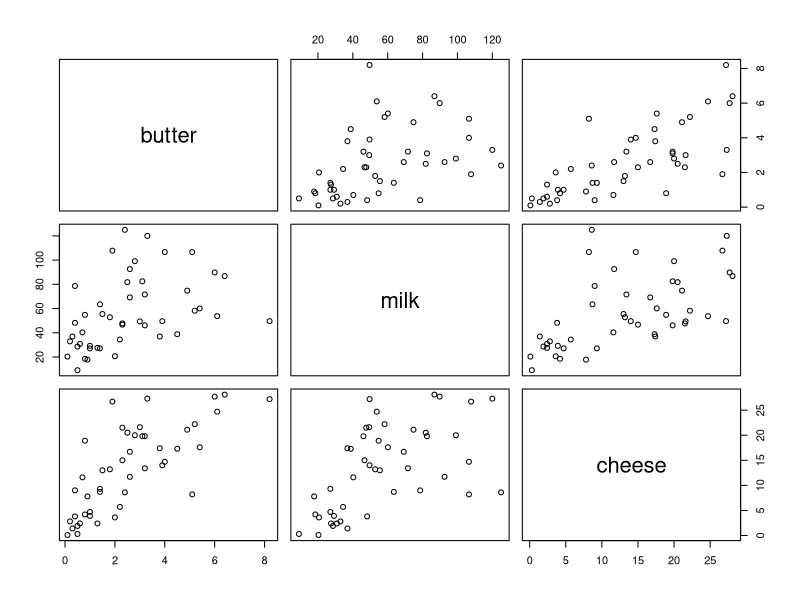
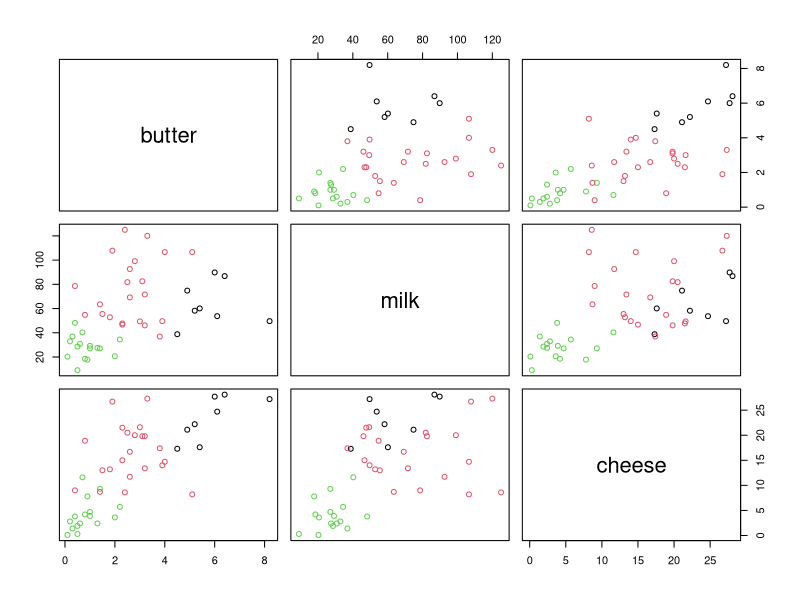
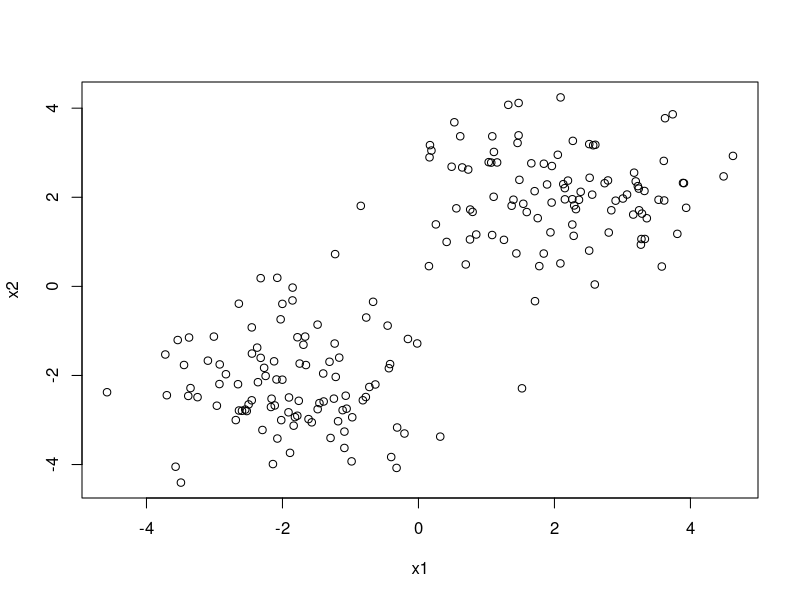
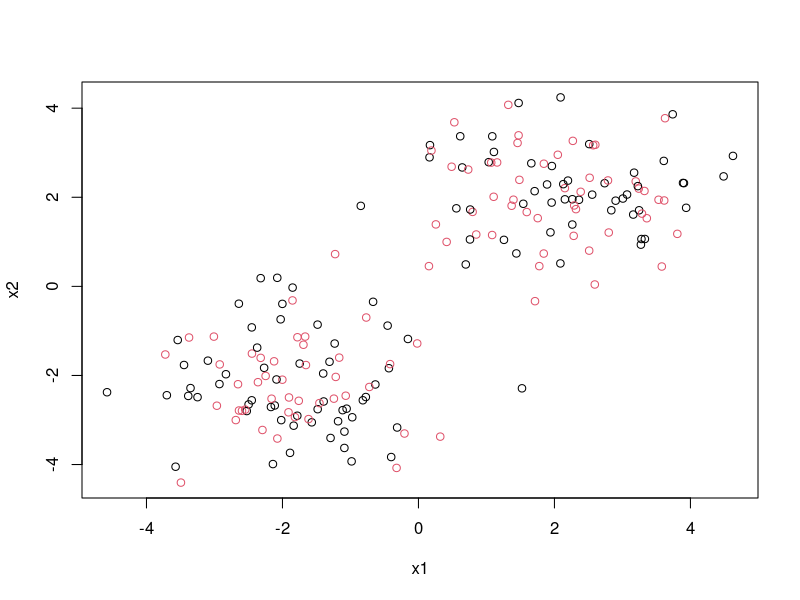
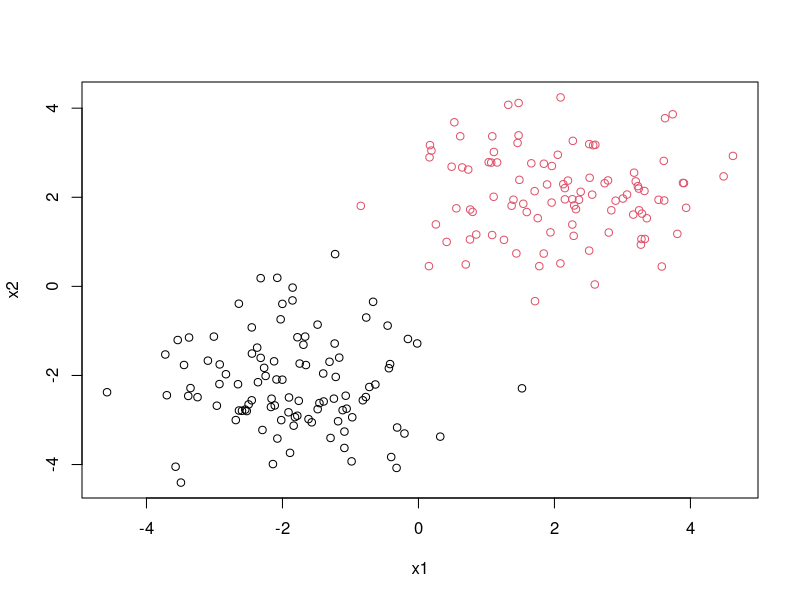
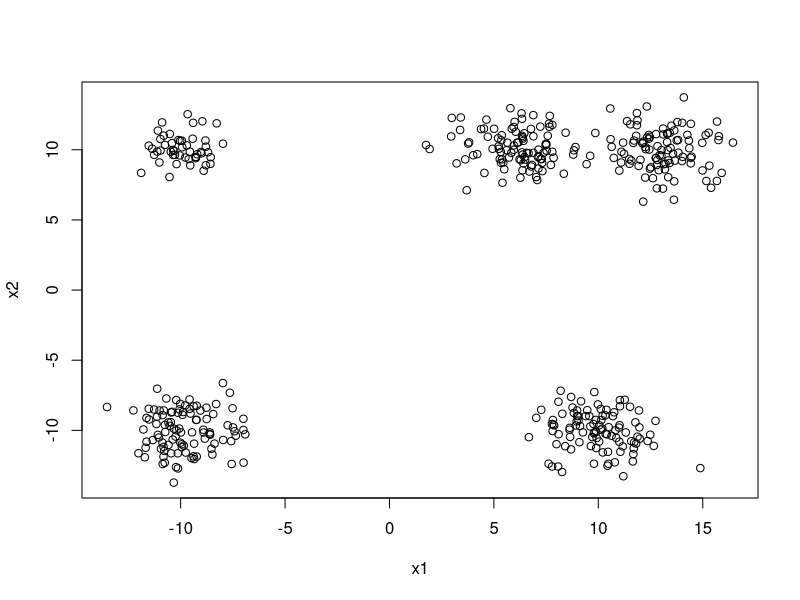
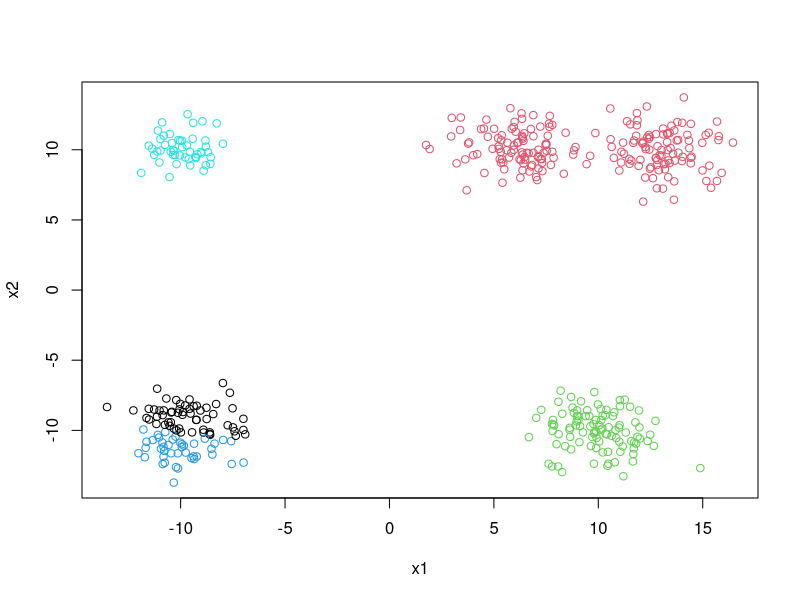
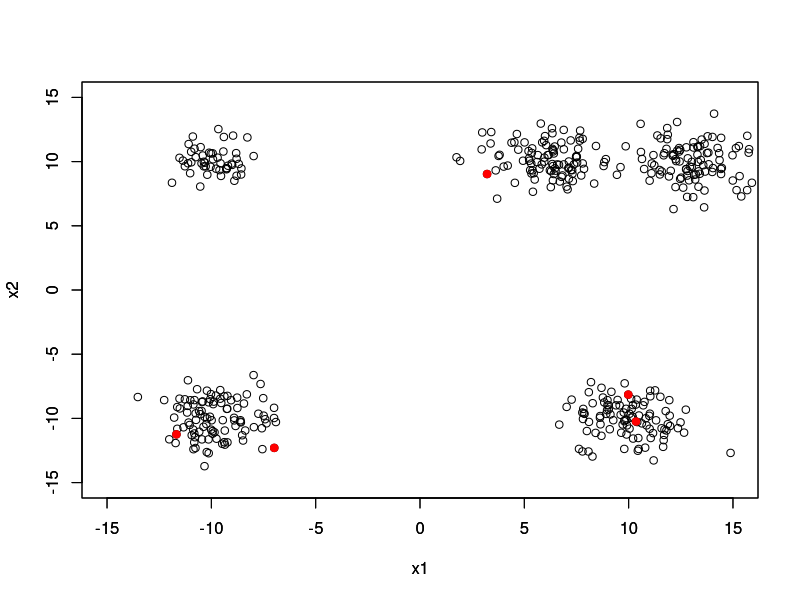

Reproduce these figures in R, in order. (Note: this script raises an error after producing the figures.)
dat <- read.csv("./data/dairy_products.csv",
                fileEncoding = "utf-8",
                row.names = "country")

head(dat)
str(dat)
summary(dat)

plot(dat)

# まず標準化
# scaleはデータフレームを正規化する関数。平均を０分散を１にする（＝標準化）
dat_scaleed <- scale(dat) 

# 標準化したデータをkmeanに与える
result <- kmeans(x = dat_scaleed, # xにデータセットを入れる
                 centers = 3,     # 何クラスタに分けたいか（基準となる中心の数）
                 iter.max = 100)  # 繰り返しの計算を何回やるか

# 各クラスタを解釈するヒント
result$centers  #各クラスタの平均値
result$cluster  #各データのクラスタを表示
plot(dat, col=result$cluster) #クラスターで色分け



# 乱数を作ってクラスタリングを理解する

library(MASS)

# 多変量正規分布に従う乱数を取得する
# 平均ベクトルと分散共分散行列を与える
# diag(c(1,1))で分散１で無相関の分散共分散行列

cluster_1 <- mvrnorm(n=100, 
                     mu=c(2, 2),
                     Sigma = diag(c(1, 1))                     )

cluster_2 <- mvrnorm(n=100, 
                     mu=c(-2, -2),
                     Sigma = diag(c(1, 1)))

X <- rbind(cluster_1,  cluster_2)

dat <- data.frame(x1 = X[,1], x2 = X[,2])
dat

plot(dat)


#----初期値を決める------------------------------------------------#

# 各データ点に対してランダムに１か２のクラスターを付与するためのベクトルを作る
y <- sample(x = c(1, 2),   # 1か２をとる
            size = 200,    # 200回抽出 = ランダムに200のデータ点に１か２を割付
            replace = TRUE)# 復元抽出
y

plot(dat, col=y)

nrow(dat[y==1,])
nrow(dat[y==2,])

#-- 赤チームの平均、黒チームの平均（＝セントロイド）を計算する-----#
center_1 <- colMeans(dat[y==1,]) # datのうちyが1の行だけ抜き出し、列方向に平均をとる
center_2 <- colMeans(dat[y==2,]) # datのうちyが2の行だけ抜き出し、列方向に平均をとる

center_1
center_2


#--------------- 各点からcenter_1までの距離を計算する------------------------------#

# sweep -- 各データから、最後の引数を引く、marginは引く方向を指定している(1:縦、2:横)
sweep(data.frame(A=c(1,2,3), B=c(10,3,20)),
      MARGIN = 1, c(5, 3, 1))
#---結果-------------------------------------#
#     A   B
# 1  -4   5
# 2  -3  -2
# 3  -2  15
#--------------------------------------------#

# 各点からcenter_1までの距離を算出
dist_1 <- rowSums(sweep(dat, 
                        MARGIN = 2, 
                        center_1)^2) # 平均を引いて、２乗している

# 各点からcenter_2までの距離を算出
dist_2 <- rowSums(sweep(dat, 
                        MARGIN = 2, 
                        center_2)^2) # 平均を引いて、２乗している

head(dist_1)
head(dist_2)
head(y)

# boolianに数字を足すと、数字になる。TRUEは1、FALSEは0
(dist_1 > dist_2) + 1

# 条件を元に1か2かを再振り分けしたい
# 1*1+2*0 = 1　もしくは　1*0+2*1 = 2　の計算結果を代入している
new_cluster_id <- 1*(dist_1 < dist_2) + 2*(dist_1 > dist_2)
plot(dat, col=new_cluster_id)


# 初期値は完全にランダムだとうまくいかない場合がある
cluster1 <- mvrnorm(n=100, mu=c(6, 10), Sigma=diag(c(2,2)))
cluster2 <- mvrnorm(n=100, mu=c(13, 10), Sigma=diag(c(2,2)))
cluster3 <- mvrnorm(n=100, mu=c(10, -10), Sigma=diag(c(2,2)))
cluster4 <- mvrnorm(n=100, mu=c(-10, -10), Sigma=diag(c(2,2)))
cluster5 <- mvrnorm(n=50, mu=c(-10, 10), Sigma=diag(c(1,1)))

X <- rbind(cluster1, cluster2, cluster3, cluster4, cluster5)

dat <- data.frame(x1=X[,1], x2=X[,2])
plot(dat)

result_1 <- kmeans(x=dat, centers = 5, iter.max = 100)
plot(dat, col=result_1$cluster)


## k-means++の実装　　　　　##後で実装してみる##
## 初期値を決める関数
init_kmeanspp <- function(x, centers)#------------------------------->  Xはデータ、centers = kの値（重心の数）
  {
  x <- as.matrix(x)#-------------------------------------------------> Xを行列に変換
  dist_centers <- matrix(Inf, nrow = nrow(x), ncol = centers-1)#-----> centerを計算する空箱を作っている（行数はdatの行数、列は残りの重心の数）
  center_pts <- sample(x=1:nrow(x), size=1)#-------------------------> 1~Xの行数（=Xの行数）からランダムに1つめの重心をとっている

  for(i in 1:(centers-1))#-------------------------------------------> 既に1つめの重心は決めているのでcenters-1となる
    {
# 重心からの距離で選択される確率を計算 -> 次の重心をランダムに選ぶ -> その重心からの距離で選ばれる確率を計算-> 
# これまで計算した重心からの距離でそれぞれ一番近い（＝確率の低い）値を選ぶ。 -> それによって次の重心をランダムに選択する 
    dist_centers[,i] <- rowSums(sweep(x, 2, x[center_pts[i],])^2)#---> 1つめの重心からの距離の２乗を足し、該当の列に格納する
    min_dist <- apply(dist_centers, MARGIN = 1, FUN = min)#----------> 行に対して最小の値を取得＝最も確率が低いもの
    prob <- min_dist/sum(min_dist)#----------------------------------> 1つのmin_distが選ばれる確率を計算する
    center_pts[i+1] <- sample(x=1:nrow(x), size = 1, prob = prob)#---> ２つめの列に選ばれる確率を格納する
    }
    return(center_pts)
  }

datmat <- as.matrix(dat)
dist_centers <- matrix(Inf, nrow = nrow(datmat), ncol = 4)
dist_centers
center_pts_te <- sample(x=1:nrow(dat), size = 1)
center_pts_te

dist_centers[,1] <- rowSums(sweep(datmat, 2, datmat[center_pts_te[1],])^2)
dist_centers[,2] <- rowSums(sweep(datmat, 2, datmat[center_pts_te[1],])^4)
head(dist_centers)
head(apply(dist_centers, MARGIN = 1, FUN = min))

min_te <- apply(dist_centers, MARGIN = 1, FUN = min)
head(min_te)
head(min_te/sum(min_te))

head(datmat)
head(sweep(datmat, 2, datmat[center_pts_te[1],])^2)

datmat[center_pts_te[1],]
center_pts_te[1]
center_pts_te

#---選ばれた純真の確認----------------------------------------------------------------
initial_centers <- init_kmeanspp(x = dat, center = 5)
plot(dat, xlim=c(-15, 15), ylim=c(-15, 15))
par(new = TRUE)
plot(dat[initial_centers,], xlim = c(-15, 15), ylim = c(-15, 15), col="red", pch=19)
#-------------------------------------------------------------------------------------

#---k-mean++で選ばれた初期値でk-mean--------------------------------------------------
result <- kmeans(dat, centers = dat[initial_centers,], iter.max = 100)
plot(dat, col = result$cluster)
#-------------------------------------------------------------------------------------


# 正規化の必要あり　： 距離依存であるため
# 値が大きい（or小さい）列があると、結果に影響しやすい



te_dist_centers <- matrix(Inf, nrow = 5, ncol = 5)
te_center_pts <- sample(x=1:5, size=1)

te_dist_centers[,1]
te_dist_centers[te_center_pts,]

te_center_pts

rowSums(sweep(x, 1, x[te_center_pts[2],])^2)

te_dist_centers[,1] <- rowSums(sweep(x, 2, x[te_center_pts[2],])^2)
te_dist_centers

u <- rowSums(matrix(1,2,3))
u
matrix(2,2,2)

sweep(matrix(1:4,2,2), 2, c(2,1))
matrix(1:4,2,2)



(1<2)+1
